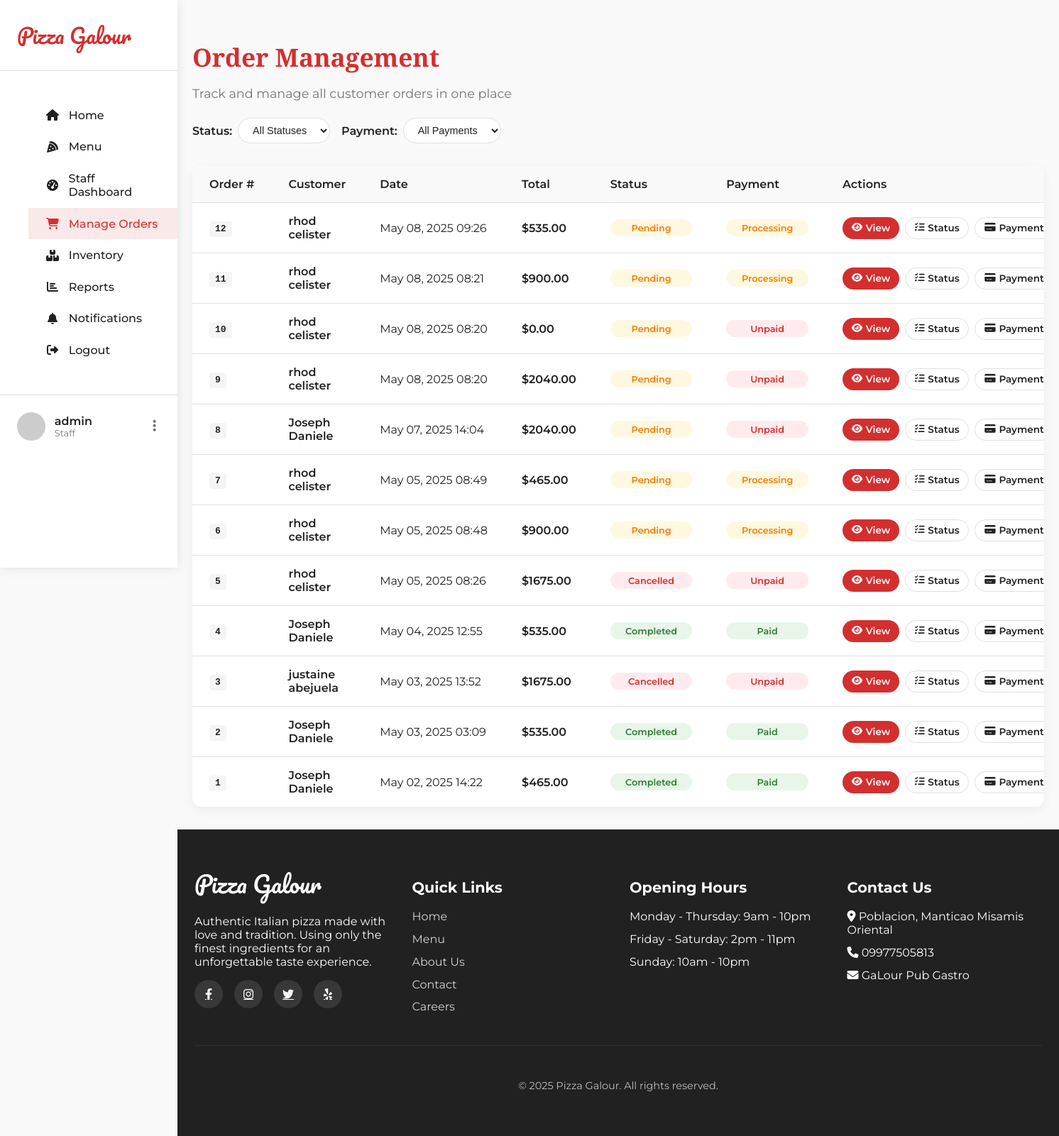
Page /orders/list/ (signed in) on the committed database.
### orders/models.py (models this page shows, shortened)
class Order(models.Model):
    STATUS_CHOICES = (
        ('pending', 'Pending'),
        ('accepted', 'Accepted'),
        ('rejected', 'Rejected'),
        ('preparing', 'Preparing'),
        ('ready', 'Ready for Pickup/Delivery'),
        ('completed', 'Completed'),
        ('cancelled', 'Cancelled'),
    )
    PAYMENT_STATUS = (
        ('unpaid', 'Unpaid'),
        ('processing', 'Processing'),
        ('paid', 'Paid'),
    )
    customer = models.ForeignKey(
        Customer,
        on_delete=models.CASCADE,
        related_name='orders'
    )
    order_date = models.DateTimeField(auto_now_add=True)
    status = models.CharField(
        max_length=20,
        choices=STATUS_CHOICES,
        default='pending'
    )
    payment_status = models.CharField(
        max_length=20,
        choices=PAYMENT_STATUS,
        default='unpaid'
    )
    total_amount = models.DecimalField(
        max_digits=10,
        decimal_places=2,
        default=0
    )
    notes = models.TextField(blank=True, null=True)
    updated_at = models.DateTimeField(auto_now=True)

### accounts/models.py (models this page shows, shortened)
class Customer(models.Model):
    user = models.OneToOneField(User, on_delete=models.CASCADE, related_name='customer')
    phone = models.CharField(max_length=15, blank=True, null=True)
    address = models.TextField(blank=True, null=True)
    created_at = models.DateTimeField(auto_now_add=True)
    updated_at = models.DateTimeField(auto_now=True)

### orders/views.py (the view)
# urls.py: path('list/', views.order_list, name='order_list'),
@login_required
def order_list(request):
    if not request.user.is_staff:
        messages.error(request, 'You do not have permission to access this page.')
        return redirect('menu')
    orders = Order.objects.all().order_by('-order_date')
    return render(request, 'orders/order_list.html', {'orders': orders})

### notifications/context_processors.py (called while the page is built)
def notifications(request):
    notifications_list = []
    if request.user.is_authenticated:
        from notifications.models import Notification
        notifications_list = Notification.objects.filter(
            user=request.user,
            is_read=False
        ).order_by('-created_at')
    return {
        'notifications': notifications_list,
        'notification_count': len(notifications_list),
    }

### templates/orders/order_list.html (shortened to what this page needs)
{% extends 'base.html' %}
{% block content %}
<div class="orders-container">
    <div class="orders-header">
        <h1 class="orders-title">Order Management</h1>
        <p class="orders-subtitle">Track and manage all customer orders in one place</p>
        <div class="order-filters">
            <div class="filter-group">
                <span class="filter-label">Status:</span>
                <select class="filter-select" id="statusFilter">
                    <option value="all">All Statuses</option>
                </select>
            </div>
            <div class="filter-group">
                <span class="filter-label">Payment:</span>
                <select class="filter-select" id="paymentFilter">
                    <option value="all">All Payments</option>
                </select>
            </div>
        </div>
    </div>
    <div class="orders-card">
        {% if orders %}
            <table class="orders-table">
                <thead>
                    <tr>
                        <th>Order #</th>
                        <th>Customer</th>
                        <th>Date</th>
                        <th>Total</th>
                        <th>Status</th>
                        <th>Payment</th>
                        <th>Actions</th>
                    </tr>
                </thead>
                <tbody>
                    {% for order in orders %}
                        <tr class="order-row" data-status="{{ order.status }}" data-payment="{{ order.payment_status }}">
                            <td><span class="order-id">{{ order.id }}</span></td>
                            <td class="order-customer">{{ order.customer.user.get_full_name|default:order.customer.user.username }}</td>
                            <td class="order-date">{{ order.order_date|date:"M d, Y H:i" }}</td>
                            <td class="order-total">${{ order.total_amount }}</td>
                            <td>
                                <span class="order-status status-{{ order.status }}">
                                    {{ order.get_status_display }}
                                </span>
                            </td>
                            <td>
                                <span class="payment-status payment-{{ order.payment_status }}">
                                    {{ order.get_payment_status_display }}
                                </span>
                            </td>
                            <td>
                                <div class="order-actions">
                                    <a href="{% url 'order_detail' order.id %}" class="action-btn action-btn-view">
                                        <i class="fas fa-eye"></i> View
                                    </a>
                                    <a href="{% url 'update_order_status' order.id %}" class="action-btn">
                                        <i class="fas fa-tasks"></i> Status
                                    </a>
                                    <a href="{% url 'update_payment_status' order.id %}" class="action-btn">
                                        <i class="fas fa-credit-card"></i> Payment
                                    </a>
                                </div>
                            </td>
                        </tr>
                    {% endfor %}
                </tbody>
            </table>
        {% endif %}
    </div>
</div>
{% endblock %}

### templates/base.html (shortened to what this page needs)
<!DOCTYPE html>
<html lang="en">
<head>
    <link rel="stylesheet" href="https://cdnjs.cloudflare.com/ajax/libs/font-awesome/6.4.0/css/all.min.css">
</head>
<body>
    <div class="page-wrapper">
        <aside class="sidebar">
            <div class="sidebar-header">
                <a href="{% url 'home' %}" class="sidebar-logo">Pizza Galour</a>
            </div>
            <nav class="sidebar-nav">
                <ul>
                    <li class="nav-item">
                        <a href="/" class="nav-link {% if request.path == '/' %}active{% endif %}">
                            <i class="fas fa-home"></i> Home
                        </a>
                    </li>
                    <li class="nav-item">
                        <a href="{% url 'menu' %}" class="nav-link {% if 'menu' in request.path %}active{% endif %}">
                            <i class="fas fa-pizza-slice"></i> Menu
                        </a>
                    </li>
                    {% if user.is_authenticated %}
                        {% if user.is_staff %}
                            <li class="nav-item">
                                <a href="{% url 'dashboard' %}" class="nav-link {% if 'dashboard' in request.path %}active{% endif %}">
                                    <i class="fas fa-tachometer-alt"></i> Staff Dashboard
                                </a>
                            </li>
                            <li class="nav-item">
                                <a href="{% url 'order_list' %}" class="nav-link {% if 'orders' in request.path %}active{% endif %}">
                                    <i class="fas fa-shopping-cart"></i> Manage Orders
                                </a>
                            </li>
                            <li class="nav-item">
                                <a href="{% url 'inventory_list' %}" class="nav-link {% if 'inventory' in request.path %}active{% endif %}">
                                    <i class="fas fa-boxes"></i> Inventory
                                </a>
                            </li>
                            <li class="nav-item">
                                <a href="{% url 'report_list' %}" class="nav-link {% if 'reports' in request.path %}active{% endif %}">
                                    <i class="fas fa-chart-bar"></i> Reports
                                </a>
                            </li>
                            <li class="nav-item">
                                <a href="{% url 'notification_list' %}" class="nav-link {% if 'notifications' in request.path %}active{% endif %}">
                                    <i class="fas fa-bell"></i> Notifications
                                </a>
                            </li>
                        {% endif %}
                        <li class="nav-item">
                            <a href="{% url 'logout' %}" class="nav-link">
                                <i class="fas fa-sign-out-alt"></i> Logout
                            </a>
                        </li>
                    {% endif %}
                </ul>
            </nav>
            {% if request.user.is_authenticated %}
            <div class="user-section">
                <img src="{{ request.user.profile.avatar.url|default:'https://ui-avatars.com/api/?name='|add:request.user.username }}" alt="{{ request.user.username }}" class="user-avatar">
                <div class="user-info">
                    <h4 class="user-name">{{ request.user.get_full_name|default:request.user.username }}</h4>
                    <p class="user-role">{% if request.user.is_staff %}Staff{% else %}Customer{% endif %}</p>
                </div>
                <button class="user-dropdown">
                    <i class="fas fa-ellipsis-v"></i>
                </button>
            </div>
            {% else %}
            <div class="user-section">
                <a href="{% url 'login' %}" class="btn btn-primary" style="width: 100%;">Login</a>
            </div>
            {% endif %}
        </aside>
        <div class="content-wrapper">
            <main>
                {% block content %}{% endblock %}
            </main>
            <footer class="main-footer">
                <div class="container">
                    <div class="footer-content">
                        <div class="footer-section">
                            <span class="footer-logo">Pizza Galour</span>
                            <p>Authentic Italian pizza made with love and tradition. Using only the finest ingredients for an unforgettable taste experience.</p>
                            <div class="footer-social">
                                <a href="#"><i class="fab fa-facebook-f"></i></a>
                                <a href="#"><i class="fab fa-instagram"></i></a>
                                <a href="#"><i class="fab fa-twitter"></i></a>
                                <a href="#"><i class="fab fa-yelp"></i></a>
                            </div>
                        </div>
                        <div class="footer-section">
                            <h3>Quick Links</h3>
                            <ul class="footer-links">
                                <li><a href="{% url 'home' %}">Home</a></li>
                                <li><a href="{% url 'menu' %}">Menu</a></li>
                                <li><a href="#">About Us</a></li>
                                <li><a href="#">Contact</a></li>
                                <li><a href="#">Careers</a></li>
                            </ul>
                        </div>
                        <div class="footer-section">
                            <h3>Opening Hours</h3>
                            <ul class="footer-links">
                                <li>Monday - Thursday: 9am - 10pm</li>
                                <li>Friday - Saturday: 2pm - 11pm</li>
                                <li>Sunday: 10am - 10pm</li>
                            </ul>
                        </div>
                        <div class="footer-section">
                            <h3>Contact Us</h3>
                            <ul class="footer-links">
                                <li><i class="fas fa-map-marker-alt"></i> Poblacion, Manticao Misamis Oriental</li>
                                <li><i class="fas fa-phone"></i> 09977505813</li>
                                <li><i class="fas fa-envelope"></i> GaLour Pub Gastro</li>
                            </ul>
                        </div>
                    </div>
                    <div class="footer-bottom">
                        <p>&copy; {% now "Y" %} Pizza Galour. All rights reserved.</p>
                    </div>
                </div>
            </footer>
        </div>
    </div>
</body>
</html>

### templates/base.html (style rules this page uses)
:root { --primary-color: #d32f2f; --primary-dark: #9a0007; --primary-light: #ff6659; --accent-color: #ffc107; --text-dark: #212121; --text-light: #ffffff; --text-muted: #757575; --background: #f9f9f9; --surface: #ffffff; --border: #e0e0e0; --success: #4caf50; --italian-green: #4caf50; --italian-white: #ffffff; --italian-red: #d32f2f; --card-shadow: 0 8px 24px rgba(0, 0, 0, 0.12); --section-padding: 5rem 0; --sidebar-width: 250px; }
body { font-family: 'Montserrat', sans-serif; margin: 0; padding: 0; overflow-x: hidden; background-color: var(--background); }
.page-wrapper { display: flex; min-height: 100vh; }
.sidebar { width: var(--sidebar-width); background-color: var(--surface); box-shadow: 0 0 15px rgba(0, 0, 0, 0.1); position: fixed; top: 0; left: 0; height: 100vh; z-index: 1000; transition: transform 0.3s ease; overflow-y: auto; }
.content-wrapper { flex: 1; margin-left: var(--sidebar-width); transition: margin-left 0.3s ease; }
.sidebar-header { padding: 1.5rem; border-bottom: 1px solid var(--border); display: flex; align-items: center; justify-content: space-between; }
.sidebar-logo { font-family: 'Pacifico', cursive; font-size: 1.8rem; color: var(--primary-color); text-decoration: none; }
.sidebar-nav { padding: 1.5rem 0; }
.nav-item { list-style: none; }
.nav-link { display: flex; align-items: center; padding: 0.8rem 1.5rem; color: var(--text-dark); text-decoration: none; transition: all 0.3s ease; font-weight: 500; }
.nav-link:hover, .nav-link.active { background-color: rgba(211, 47, 47, 0.1); color: var(--primary-color); }
.nav-link i { margin-right: 0.8rem; width: 20px; text-align: center; }
.user-section { padding: 1.5rem; border-top: 1px solid var(--border); display: flex; align-items: center; }
.user-avatar { width: 40px; height: 40px; border-radius: 50%; object-fit: cover; margin-right: 0.8rem; }
.user-info { flex: 1; }
.user-name { font-weight: 600; margin: 0; color: var(--text-dark); }
.user-role { font-size: 0.8rem; color: var(--text-muted); margin: 0; }
.user-dropdown { background: none; border: none; color: var(--text-muted); cursor: pointer; font-size: 1.2rem; }
.main-footer { background-color: var(--text-dark); color: var(--text-light); padding: 3rem 0; }
.footer-content { display: grid; grid-template-columns: repeat(auto-fit, minmax(250px, 1fr)); gap: 2rem; }
.footer-logo { font-family: 'Pacifico', cursive; font-size: 2rem; color: var(--text-light); margin-bottom: 1rem; display: block; }
.footer-section h3 { margin-bottom: 1.2rem; font-size: 1.3rem; }
.footer-links { list-style: none; padding: 0; margin: 0; }
.footer-links li { margin-bottom: 0.8rem; }
.footer-links a { color: var(--text-light); opacity: 0.8; text-decoration: none; transition: opacity 0.3s ease; }
.footer-social { display: flex; gap: 1rem; margin-top: 1rem; }
.footer-social a { display: flex; align-items: center; justify-content: center; width: 40px; height: 40px; background-color: rgba(255, 255, 255, 0.1); border-radius: 50%; color: var(--text-light); transition: all 0.3s ease; }
.footer-bottom { text-align: center; padding-top: 2rem; margin-top: 2rem; border-top: 1px solid rgba(255, 255, 255, 0.1); font-size: 0.9rem; opacity: 0.7; }
.container { max-width: 1200px; margin: 0 auto; padding: 0 1.5rem; }

### rows in the picture
Order: id "12", customer.user.get_full_name "rhod celister", order_date "May 08, 2025 09:26", total_amount "535.00", status "Pending", payment_status "Processing"
Order: id "11", customer.user.get_full_name "rhod celister", order_date "May 08, 2025 08:21", total_amount "900.00", status "Pending", payment_status "Processing"
Order: id "10", customer.user.get_full_name "rhod celister", order_date "May 08, 2025 08:20", total_amount "0.00", status "Pending", payment_status "Unpaid"
Order: id "9", customer.user.get_full_name "rhod celister", order_date "May 08, 2025 08:20", total_amount "2040.00", status "Pending", payment_status "Unpaid"
Order: id "8", customer.user.get_full_name "Joseph Daniele", order_date "May 07, 2025 14:04", total_amount "2040.00", status "Pending", payment_status "Unpaid"
Order: id "7", customer.user.get_full_name "rhod celister", order_date "May 05, 2025 08:49", total_amount "465.00", status "Pending", payment_status "Processing"
Order: id "6", customer.user.get_full_name "rhod celister", order_date "May 05, 2025 08:48", total_amount "900.00", status "Pending", payment_status "Processing"
Order: id "5", customer.user.get_full_name "rhod celister", order_date "May 05, 2025 08:26", total_amount "1675.00", status "Cancelled", payment_status "Unpaid"
Order: id "4", customer.user.get_full_name "Joseph Daniele", order_date "May 04, 2025 12:55", total_amount "535.00", status "Completed", payment_status "Paid"
Order: id "3", customer.user.get_full_name "justaine abejuela", order_date "May 03, 2025 13:52", total_amount "1675.00", status "Cancelled", payment_status "Unpaid"
Order: id "2", customer.user.get_full_name "Joseph Daniele", order_date "May 03, 2025 03:09", total_amount "535.00", status "Completed", payment_status "Paid"
Order: id "1", customer.user.get_full_name "Joseph Daniele", order_date "May 02, 2025 14:22", total_amount "465.00", status "Completed", payment_status "Paid"

### other values in the picture
{{ request.user.get_full_name|default:request.user.username }} "admin"
